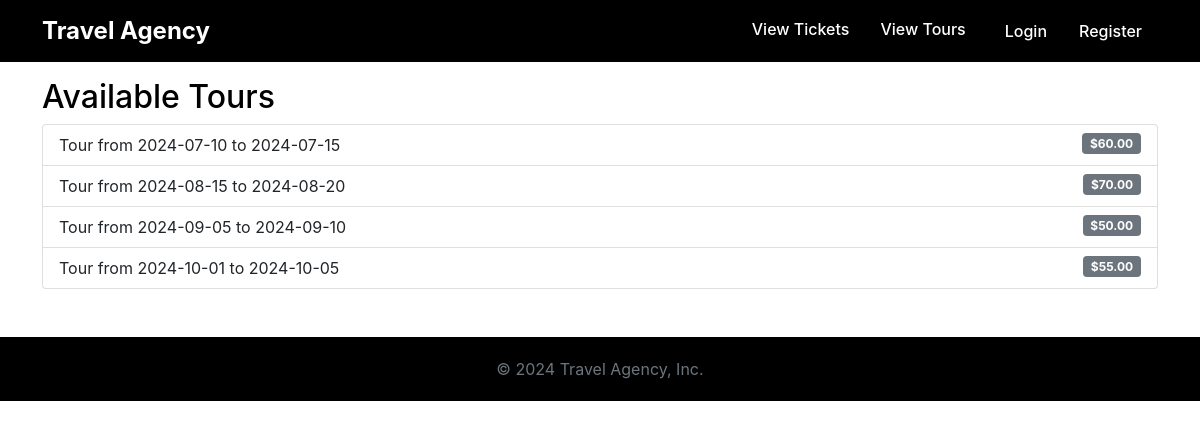
Screenshot of /booking/tours/ with the database file from the repository.
### booking/models.py (models this page shows, shortened)
class Tour(models.Model):
    travel_date = models.DateField()
    return_date = models.DateField()
    accommodation_details = models.TextField()
    capacity = models.IntegerField()
    price = models.DecimalField(max_digits=9, decimal_places=2)

### booking/views.py (the view)
# urls.py: path('tours/', views.list_tours, name='list_tours'),
def list_tours(request):
    tours = Tour.objects.all()
    return render(request, 'booking/list_tours.html', {'tours': tours})

### booking/templates/booking/list_tours.html
{% extends 'booking/base.html' %}
{% block content %}
<div class="container mt-3 mb-5">
    <h2>Available Tours</h2>
    <div class="list-group">
        {% for tour in tours %}
        <a href="{% url 'book_tour' tour.id %}" class="list-group-item list-group-item-action">
            Tour from {{ tour.travel_date|date:"Y-m-d" }} to {{ tour.return_date|date:"Y-m-d" }}
            <span class="badge bg-secondary float-end">${{ tour.price|floatformat:2 }}</span>
        </a>
        {% empty %}
        <p class="text-muted">No tours available.</p>
        {% endfor %}
    </div>
</div>
{% endblock %}

### booking/templates/booking/base.html (style rules this page uses)
body { color: #000; background-color: #fff; font-family: -apple-system, BlinkMacSystemFont, "Segoe UI", Roboto, "Helvetica Neue", Arial, sans-serif; }

### rows the page displays
Tour: travel_date "2024-07-10", return_date "2024-07-15", price "60.00"
Tour: travel_date "2024-08-15", return_date "2024-08-20", price "70.00"
Tour: travel_date "2024-09-05", return_date "2024-09-10", price "50.00"
Tour: travel_date "2024-10-01", return_date "2024-10-05", price "55.00"
